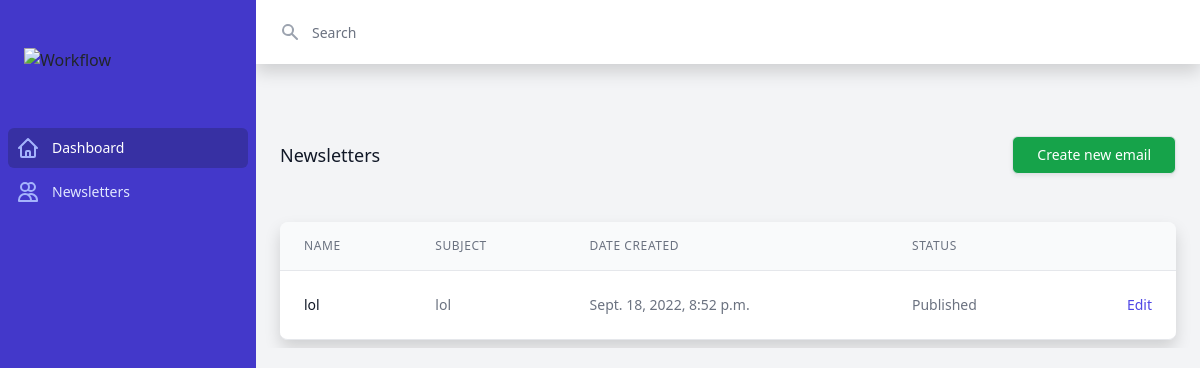
Page /dashboard/list/ on the earlier database version.
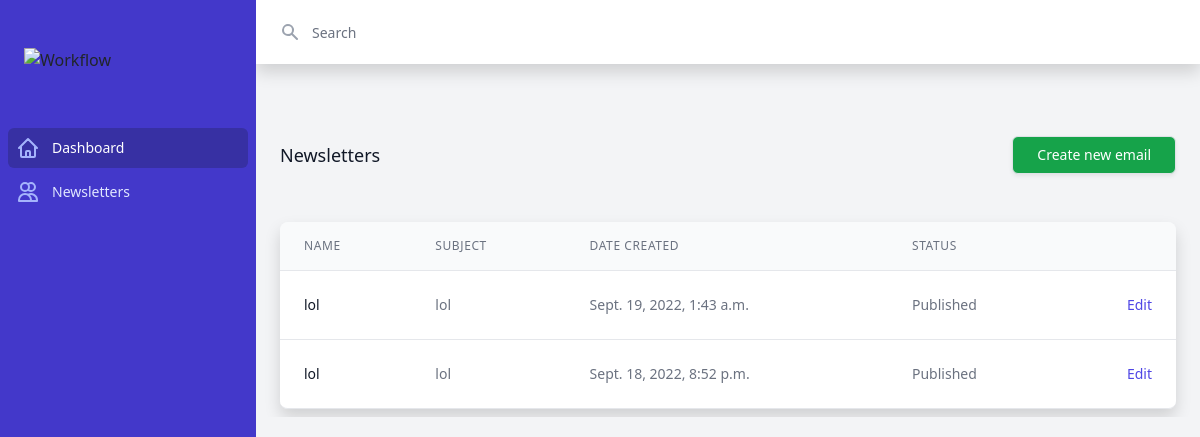
Same page on the later database version.
### newsletter/models.py (models this page shows, shortened)
class Newsletter(models.Model):
    EMAIL_STATUS_CHOICES = (
        ('Draft',"Draft"),
        ('Published',"Published")
    )
    name = models.CharField(max_length=250)
    subject = models.CharField(max_length=250)
    body = models.TextField(blank=True, null=True)
    email = models.ManyToManyField(NewsletterUser)
    created = models.DateTimeField(auto_now_add=True)
    status = models.CharField(max_length=10, choices=EMAIL_STATUS_CHOICES)
    class Meta:
        ordering = ('-created',)

### dashboard/views.py (the view)
# urls.py: path('list/', NewsletterDashboardHomeView.as_view(), name='list'),
class NewsletterDashboardHomeView(View):
    def get(self, request, *args, **kwargs):
        newsletters = Newsletter.objects.all()
        context = {
            'newsletters':newsletters
        }
        return render(request, 'dashboard/list.html', context)

### templates/dashboard/list.html (shortened to what this page needs)
{% extends 'base.html' %}
{% block content %}
<div class="h-screen flex overflow-hidden bg-gray-100">
  <div class="hidden bg-indigo-700 md:flex md:flex-shrink-0">
    <div class="flex flex-col w-64">
      <div class="flex flex-col flex-grow pt-5 pb-4 overflow-y-auto">
        <div class="flex items-center flex-shrink-0 px-4">
          <img class="h-8 w-auto" src="https://tailwindui.com/img/logos/workflow-logo-indigo-300-mark-white-text.svg" alt="Workflow">
        </div>
        <div class="mt-5 flex-1 flex flex-col">
          <nav class="flex-1 px-2 space-y-1">
            <a href="#" class="bg-indigo-800 text-white group flex items-center px-2 py-2 text-sm font-medium rounded-md">
              Dashboard
            </a>
            <a href="" class="text-indigo-100 hover:bg-indigo-600 group flex items-center px-2 py-2 text-sm font-medium rounded-md">
              Newsletters
            </a>
          </nav>
        </div>
      </div>
    </div>
  </div>
  <div class="flex flex-col w-0 flex-1 overflow-hidden">
    <div class="relative z-10 flex-shrink-0 flex h-16 bg-white shadow">
      <div class="flex-1 px-4 flex justify-between">
        <div class="flex-1 flex">
          <form class="w-full flex md:ml-0" action="#" method="GET">
            <div class="relative w-full text-gray-400 focus-within:text-gray-600">
              <div class="absolute inset-y-0 left-0 flex items-center pointer-events-none">
              </div>
              <input id="search-field" class="block w-full h-full pl-8 pr-3 py-2 border-transparent text-gray-900 placeholder-gray-500 focus:outline-none focus:placeholder-gray-400 focus:ring-0 focus:border-transparent sm:text-sm" placeholder="Search" type="search" name="search">
            </div>
          </form>
        </div>
      </div>
    </div>
    <main class="flex-1 relative overflow-y-auto focus:outline-none">
      <div class="py-6">
        <div class=" px-4 py-5 sm:px-6">
          <div class="-ml-4 -mt-2 flex items-center justify-between flex-wrap sm:flex-nowrap">
            <div class="ml-4 mt-2">
              <h3 class="text-lg leading-6 font-medium text-gray-900">
                Newsletters
              </h3>
            </div>
            <div class="ml-4 mt-2 flex-shrink-0">
              <a href="{% url 'dashboard:create' %}" class="relative inline-flex items-center px-4 py-2 border border-transparent shadow-sm text-sm font-medium rounded-md text-white bg-green-600 hover:bg-green-700 focus:outline-none focus:ring-2 focus:ring-offset-2 focus:ring-green-500">
                Create new email
              </a>
            </div>
          </div>
        </div>
        <div class="max-w-7xl mx-auto px-4 sm:px-6 md:px-8">
          <div class="flex flex-col">
            <div class="-my-2 overflow-x-auto sm:-mx-6 lg:-mx-8">
              <div class="py-2 align-middle inline-block min-w-full sm:px-6 lg:px-8">
                <div class="shadow overflow-hidden border-b border-gray-200 sm:rounded-lg">
                  <table class="min-w-full divide-y divide-gray-200">
                    <thead class="bg-gray-50">
                      <tr>
                        <th scope="col" class="px-6 py-3 text-left text-xs font-medium text-gray-500 uppercase tracking-wider">
                          Name
                        </th>
                        <th scope="col" class="px-6 py-3 text-left text-xs font-medium text-gray-500 uppercase tracking-wider">
                          Subject
                        </th>
                        <th scope="col" class="px-6 py-3 text-left text-xs font-medium text-gray-500 uppercase tracking-wider">
                          Date Created
                        </th>
                        <th scope="col" class="px-6 py-3 text-left text-xs font-medium text-gray-500 uppercase tracking-wider">
                          Status
                        </th>
                        <th scope="col" class="relative px-6 py-3">
                        </th>
                      </tr>
                    </thead>
                    <tbody class="bg-white divide-y divide-gray-200">
                      {% for newsletter in newsletters %}
                        <tr>
                          <td class="px-6 py-4 whitespace-nowrap text-sm font-medium text-gray-900">
                            <a href="{% url 'dashboard:detail' newsletter.id %}">
                            {{newsletter.name}}
                            </a>
                          </td>
                          <td class="px-6 py-4 whitespace-nowrap text-sm text-gray-500">
                            {{newsletter.subject}}
                          </td>
                          <td class="px-6 py-4 whitespace-nowrap text-sm text-gray-500">
                            {{newsletter.created}}
                          </td>
                          <td class="px-6 py-4 whitespace-nowrap text-sm text-gray-500">
                            {{newsletter.status}}
                          </td>
                          <td class="px-6 py-4 whitespace-nowrap text-right text-sm font-medium">
                            <a href="#" class="text-indigo-600 hover:text-indigo-900">Edit</a>
                          </td>
                        </tr>
                      {% endfor %}
                    </tbody>
                  </table>
                </div>
              </div>
            </div>
          </div>
        </div>
      </div>
    </main>
  </div>
</div>
{% endblock content %}

### templates/base.html (shortened to what this page needs)
<!DOCTYPE html>
<html lang="en">
<head>
    <link href="https://cdn.jsdelivr.net/npm/bootstrap@5.2.1/dist/css/bootstrap.min.css" rel="stylesheet">
    <script src="https://cdn.tailwindcss.com"></script>
</head>
<body>
    {% block content %}
    {% endblock %}
</body>
</html>

Differences in the rows shown:
added Newsletter: name "lol", subject "lol", created "Sept. 19, 2022, 1:43 a.m.", status "Published"
